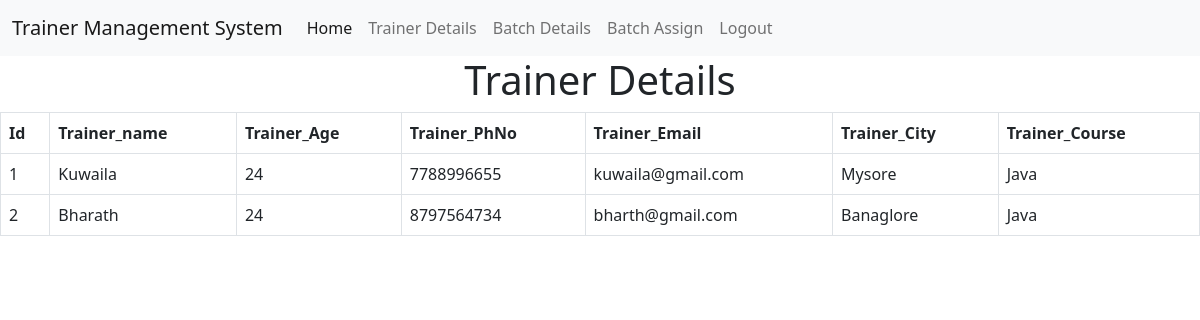
/trainer_details, run on the app's committed database.
### Trainerapp/models.py (models this page shows, shortened)
class Trainer_Reg(models.Model):
    Tname=models.CharField(max_length=50)
    Tage=models.CharField(max_length=50)
    TPhno=models.BigIntegerField()
    Temail=models.EmailField(max_length=50)
    Tpassword=models.CharField(max_length=50)
    Tcity=models.ForeignKey(City,on_delete=models.CASCADE)
    Tcourse=models.ForeignKey(Course,on_delete=models.CASCADE)

class City(models.Model):
    city_name=models.CharField(max_length=50)
    def __str__(self):
        return f'{self.city_name}'

class Course(models.Model):
    course_name=models.CharField(max_length=50)
    def __str__(self):
        return f'{self.course_name}'

### Trainerapp/views.py (the view)
# urls.py: path('trainer_details',views.trainer_details, name='trainer_details'),# it will display all the trainer details
@never_cache
def trainer_details(request):
    t1=Trainer_Reg.objects.all()
    return render(request,'admin//trainer_details.html',{'data3':t1})

### templates/admin/trainer_details.html
{% extends 'navbar//Admin_navbar.html' %}
{% block content %}
<h1 align="center">Trainer Details</h1>
    <table class="table table-bordered" border="1" align="center" >
        <tr>
        <b><th>Id</th>
        <th>Trainer_name</th>
        <th>Trainer_Age</th>
            <th>Trainer_PhNo</th>
            <th>Trainer_Email</th>
        <th>Trainer_City</th>
        <th>Trainer_Course</th>
        </tr>
        {% for i in data3 %}
            <tr>
                <td>{{ i.id }}</td>
                <td>{{ i.Tname }}</td>
                <td>{{ i.Tage }}</td>
                <td>{{ i.TPhno }}</td>
                <td>{{ i.Temail }}</td>
                <td>{{ i.Tcity }}</td>
                <td>{{ i.Tcourse }}</td>
            </tr>
        {% endfor %}
    </table>
{% endblock %}

### data on the page
Trainer_Reg: id "1", Tname "Kuwaila", Tage "24", TPhno "7788996655", Temail "kuwaila@gmail.com", Tcity "Mysore", Tcourse "Java"
Trainer_Reg: id "2", Tname "Bharath", Tage "24", TPhno "8797564734", Temail "bharth@gmail.com", Tcity "Banaglore", Tcourse "Java"
